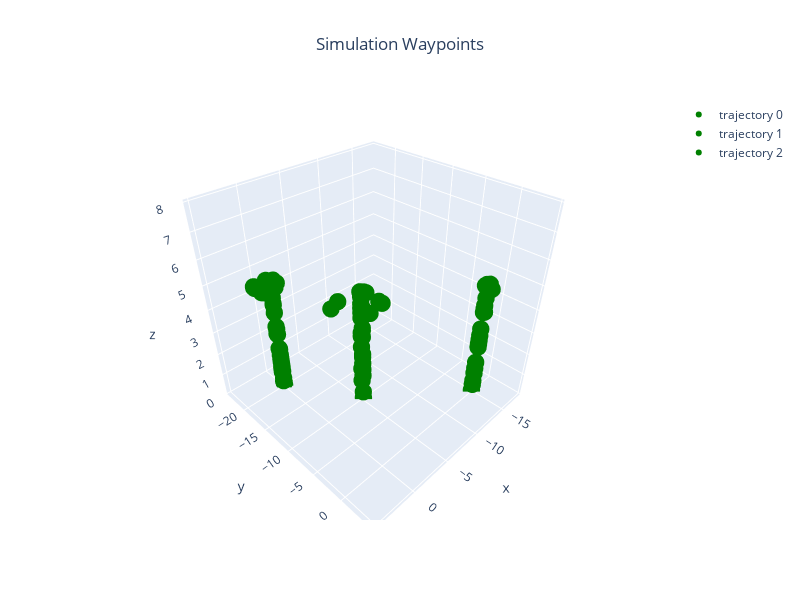

Notebook code cell kept with this figure:
### Code cell
green_paths = []
for sysid,path in green_gcs.paths.items():
    green_paths.append(np.array([x for x in path if x is not None]))

markers = [ConfigGazebo.create_trajectory_from_array(array=path,color=Color.GREEN) for path in green_paths]
Gazebo.plot_3d_interactive(markers=markers,title="Simulation Waypoints",frames=(0.2, 0.2, 0.6),ground=-0.05)

### Figure 1 — Plotly figure (JSON) as saved in the notebook; plotly's stock layout.template omitted (floating-point values rounded to 4 significant figures; data arrays with more than 128 entries replaced by an {"elided": "..."} marker saying what was removed)
{"data": [{"marker": {"color": {"elided": "4449 str values"}, "size": 6}, "mode": "markers", "name": "trajectory 0", "type": "scatter3d", "x": {"elided": "4449 float values"}, "y": {"elided": "4449 float values"}, "z": {"elided": "4449 float values"}}, {"marker": {"color": {"elided": "4902 str values"}, "size": 6}, "mode": "markers", "name": "trajectory 1", "type": "scatter3d", "x": {"elided": "4902 float values"}, "y": {"elided": "4902 float values"}, "z": {"elided": "4902 float values"}}, {"marker": {"color": {"elided": "5052 str values"}, "size": 6}, "mode": "markers", "name": "trajectory 2", "type": "scatter3d", "x": {"elided": "5052 float values"}, "y": {"elided": "5052 float values"}, "z": {"elided": "5052 float values"}}], "layout": {"height": 600, "scene": {"xaxis": {"range": [-18.4, 5.494], "title": {"text": "x"}}, "yaxis": {"range": [-24.31, 5.274], "title": {"text": "y"}}, "zaxis": {"range": [-0.05, 8.08], "title": {"text": "z"}}}, "showlegend": true, "title": {"text": "Simulation Waypoints", "x": 0.5, "xanchor": "center"}, "width": 800}}
